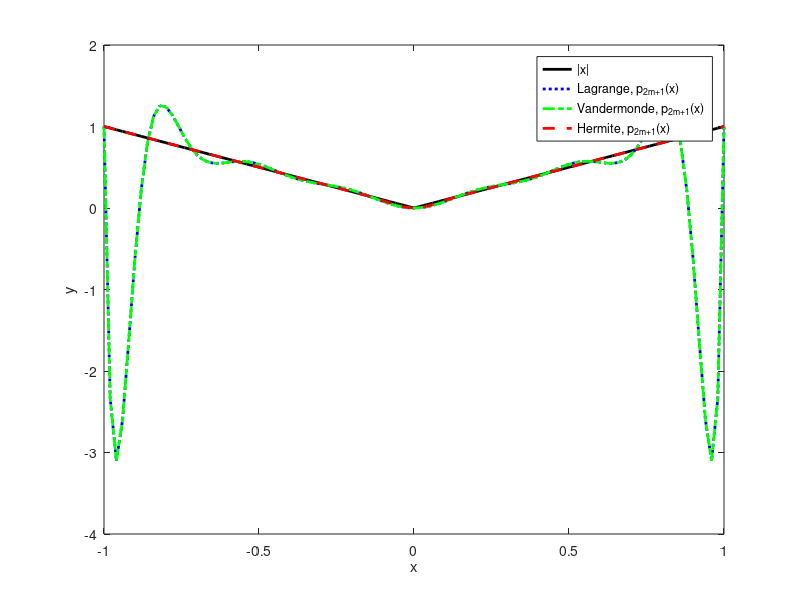

Source code (MATLAB):
%Numero m para generar n=2m+1 puntos, extremos del intervalo [a,b]
m=7; a=-1; b=1;
%Generamos nuestros puntos para interpolar f(x)=abs(x)
x_m=[-1:1/m:1]'; y_m=abs(x_m);
%Generamos nuestro conjunto de grande de puntos en [1,1]
x=[a:(b-a)/100:b]'; y_abs=abs(x);
equis=x; ye=y_abs;
plot(equis,ye,'k-','linewidth',2);
hold on; xlabel('x'); ylabel('y');
%INTERPOLACIÓN DE LAGRANGE PARA LOS 2m+1 PUNTOS
error=0;
for k=1:length(x)
    y=0;
    %Evaluando en el polinomio de Lagrange p_2m+1(x)
    for i=1:length(y_m)
        termino=y_m(i);
        for j=1:length(x_m)
            if i~=j
                termino=termino*((x(k)-x_m(j))/(x_m(i)-x_m(j)));
            end
        end
        y=y+termino;
    end
    ye(k)=y;
    %Actualizamos el error más grande si es que lo es
    error_absoluto=abs(y_abs(k)-y);
    if error_absoluto>error
        error=error_absoluto;
    end
end
disp('Máximo error absoluto de p(x)_2m+1 con Lagrange:');
disp(error);
plot(equis,ye,'b:','linewidth',2); hold on;

%INTERPOLACIÓN DE VANDERMONDE PARA LOS 2m+1 PUNTOS
%Generamos la matriz de Vandermonde para los puntos interpolados
A=fliplr(vander(x_m));
%Resolvemos el sistema Ac=y_m para obtener los coeficientes de p_2m+1(x)
[L,U,P]=lu(A); aux=L\(P*y_m); c=U\aux; c=flip(c);
%Los coeficientes de p_2m+1(x) están en c, computamos el error
error=0;
for i=1:length(x)
    y=polyval(c,x(i));
    ye(i)=y;
    error_absoluto=abs(y-y_abs(i));
    if error_absoluto>error
        error=error_absoluto;
    end
end
disp('Máximo error absoluto de p(x)_2m+1 con Vandermonde:');
disp(error);
plot(equis,ye,'g-.','linewidth',2); hold on;

%INTERPOLACIÓN CÚBICA DE HERMITE PARA LOS 2m+1 PUNTOS
%Usamos la función pchip para interpolar (x_m,y_m)
c=pchip(x_m,y_m);
%Actualmente en c están los coeficientes del polinomio interpolante
error=0;
for i=1:length(x)
    y=ppval(c,x(i));
    ye(i)=y;
    error_absoluto=abs(y-y_abs(i));
    if error_absoluto>error
        error=error_absoluto;
    end
end
disp('Máximo error absoluto de p(x)_2m+1 con Hermite:');
disp(error);
plot(equis,ye,'r--','linewidth',2); hold on;
legend('|x|','Lagrange, p_{2m+1}(x)','Vandermonde, p_{2m+1}(x)',...
    'Hermite, p_{2m+1}(x)');